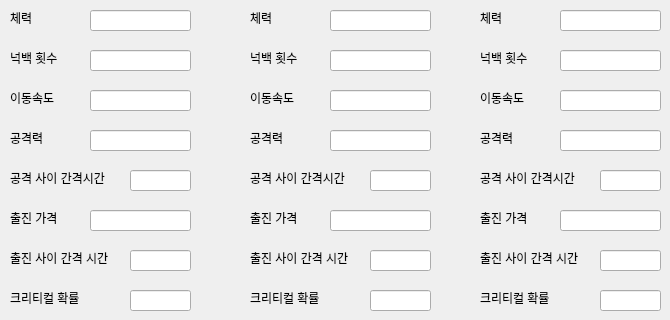
     <widget class="QWidget" name="tab">
      <attribute name="title">
       <string>1진 형태</string>
      </attribute>
      <widget class="QLabel" name="label_5">
       <property name="geometry">
        <rect>
         <x>10</x>
         <y>50</y>
         <width>51</width>
         <height>16</height>
        </rect>
       </property>
       <property name="text">
        <string>넉백 횟수</string>
       </property>
      </widget>
      <widget class="QLineEdit" name="movespeedinput">
       <property name="geometry">
        <rect>
         <x>90</x>
         <y>90</y>
         <width>101</width>
         <height>21</height>
        </rect>
       </property>
      </widget>
      <widget class="QLabel" name="label_6">
       <property name="geometry">
        <rect>
         <x>10</x>
         <y>90</y>
         <width>61</width>
         <height>16</height>
        </rect>
       </property>
       <property name="text">
        <string>이동속도</string>
       </property>
      </widget>
      <widget class="QLineEdit" name="knockbackinput">
       <property name="geometry">
        <rect>
         <x>90</x>
         <y>50</y>
         <width>101</width>
         <height>21</height>
        </rect>
       </property>
      </widget>
      <widget class="QLineEdit" name="healthinput">
       <property name="geometry">
        <rect>
         <x>90</x>
         <y>10</y>
         <width>101</width>
         <height>21</height>
        </rect>
       </property>
      </widget>
      <widget class="QLabel" name="label_7">
       <property name="geometry">
        <rect>
         <x>10</x>
         <y>10</y>
         <width>50</width>
         <height>16</height>
        </rect>
       </property>
       <property name="text">
        <string>체력</string>
       </property>
      </widget>
      <widget class="QLabel" name="label_8">
       <property name="geometry">
        <rect>
         <x>10</x>
         <y>210</y>
         <width>61</width>
         <height>16</height>
        </rect>
       </property>
       <property name="text">
        <string>출진 가격</string>
       </property>
      </widget>
      <widget class="QLabel" name="label_9">
       <property name="geometry">
        <rect>
         <x>10</x>
         <y>170</y>
         <width>111</width>
         <height>16</height>
        </rect>
       </property>
       <property name="text">
        <string>공격 사이 간격시간</string>
       </property>
      </widget>
      <widget class="QLabel" name="label_10">
       <property name="geometry">
        <rect>
         <x>10</x>
         <y>130</y>
         <width>50</width>
         <height>16</height>
        </rect>
       </property>
       <property name="text">
        <string>공격력</string>
       </property>
      </widget>
      <widget class="QLineEdit" name="attackcooltimeinput">
       <property name="geometry">
        <rect>
         <x>130</x>
         <y>170</y>
         <width>61</width>
         <height>21</height>
        </rect>
       </property>
      </widget>
      <widget class="QLineEdit" name="gocostinput">
       <property name="geometry">
        <rect>
         <x>90</x>
         <y>210</y>
         <width>101</width>
         <height>21</height>
        </rect>
       </property>
      </widget>
      <widget class="QLineEdit" name="attackpowerinput">
       <property name="geometry">
        <rect>
         <x>90</x>
         <y>130</y>
         <width>101</width>
         <height>21</height>
        </rect>
       </property>
      </widget>
      <widget class="QLineEdit" name="gocooltimeinput">
       <property name="geometry">
        <rect>
         <x>130</x>
         <y>250</y>
         <width>61</width>
         <height>21</height>
        </rect>
       </property>
      </widget>
      <widget class="QLabel" name="label_11">
       <property name="geometry">
        <rect>
         <x>10</x>
         <y>250</y>
         <width>111</width>
         <height>16</height>
        </rect>
       </property>
       <property name="text">
        <string>출진 사이 간격 시간</string>
       </property>
      </widget>
      <widget class="QLineEdit" name="criticalpercentinput">
       <property name="geometry">
        <rect>
         <x>130</x>
         <y>290</y>
         <width>61</width>
         <height>21</height>
        </rect>
       </property>
      </widget>
      <widget class="QLabel" name="label_12">
       <property name="geometry">
        <rect>
         <x>10</x>
         <y>290</y>
         <width>91</width>
         <height>16</height>
        </rect>
       </property>
       <property name="text">
        <string>크리티컬 확률</string>
       </property>
      </widget>
      <widget class="QLineEdit" name="criticalpercentinput_2">
       <property name="geometry">
        <rect>
         <x>370</x>
         <y>290</y>
         <width>61</width>
         <height>21</height>
        </rect>
       </property>
      </widget>
      <widget class="QLineEdit" name="gocostinput_2">
       <property name="geometry">
        <rect>
         <x>330</x>
         <y>210</y>
         <width>101</width>
         <height>21</height>
        </rect>
       </property>
      </widget>
      <widget class="QLabel" name="label_29">
       <property name="geometry">
        <rect>
         <x>250</x>
         <y>210</y>
         <width>61</width>
         <height>16</height>
        </rect>
       </property>
       <property name="text">
        <string>출진 가격</string>
       </property>
      </widget>
      <widget class="QLabel" name="label_30">
       <property name="geometry">
        <rect>
         <x>250</x>
         <y>90</y>
         <width>61</width>
         <height>16</height>
        </rect>
       </property>
       <property name="text">
        <string>이동속도</string>
       </property>
      </widget>
      <widget class="QLabel" name="label_31">
       <property name="geometry">
        <rect>
         <x>250</x>
         <y>50</y>
         <width>51</width>
         <height>16</height>
        </rect>
       </property>
       <property name="text">
        <string>넉백 횟수</string>
       </property>
      </widget>
      <widget class="QLabel" name="label_32">
       <property name="geometry">
        <rect>
         <x>250</x>
         <y>10</y>
         <width>50</width>
         <height>16</height>
        </rect>
       </property>
       <property name="text">
        <string>체력</string>
       </property>
      </widget>
      <widget class="QLineEdit" name="knockbackinput_2">
       <property name="geometry">
        <rect>
         <x>330</x>
         <y>50</y>
         <width>101</width>
         <height>21</height>
        </rect>
       </property>
      </widget>
      <widget class="QLineEdit" name="gocooltimeinput_2">
       <property name="geometry">
        <rect>
         <x>370</x>
         <y>250</y>
         <width>61</width>
         <height>21</height>
        </rect>
       </property>
      </widget>
      <widget class="QLabel" name="label_33">
       <property name="geometry">
        <rect>
         <x>250</x>
         <y>290</y>
         <width>91</width>
         <height>16</height>
        </rect>
       </property>
       <property name="text">
        <string>크리티컬 확률</string>
       </property>
      </widget>
      <widget class="QLabel" name="label_34">
       <property name="geometry">
        <rect>
         <x>250</x>
         <y>170</y>
         <width>111</width>
         <height>16</height>
        </rect>
       </property>
       <property name="text">
        <string>공격 사이 간격시간</string>
       </property>
      </widget>
      <widget class="QLineEdit" name="movespeedinput_2">
       <property name="geometry">
        <rect>
         <x>330</x>
         <y>90</y>
         <width>101</width>
         <height>21</height>
        </rect>
       </property>
      </widget>
      <widget class="QLineEdit" name="healthinput_2">
       <property name="geometry">
        <rect>
         <x>330</x>
         <y>10</y>
         <width>101</width>
         <height>21</height>
        </rect>
       </property>
      </widget>
      <widget class="QLabel" name="label_35">
       <property name="geometry">
        <rect>
         <x>250</x>
         <y>130</y>
         <width>50</width>
         <height>16</height>
        </rect>
       </property>
       <property name="text">
        <string>공격력</string>
       </property>
      </widget>
      <widget class="QLineEdit" name="attackcooltimeinput_2">
       <property name="geometry">
        <rect>
         <x>370</x>
         <y>170</y>
         <width>61</width>
         <height>21</height>
        </rect>
       </property>
      </widget>
      <widget class="QLineEdit" name="attackpowerinput_2">
       <property name="geometry">
        <rect>
         <x>330</x>
         <y>130</y>
         <width>101</width>
         <height>21</height>
        </rect>
       </property>
      </widget>
      <widget class="QLabel" name="label_36">
       <property name="geometry">
        <rect>
         <x>250</x>
         <y>250</y>
         <width>111</width>
         <height>16</height>
        </rect>
       </property>
       <property name="text">
        <string>출진 사이 간격 시간</string>
       </property>
      </widget>
      <widget class="QLabel" name="label_69">
       <property name="geometry">
        <rect>
         <x>480</x>
         <y>50</y>
         <width>51</width>
         <height>16</height>
        </rect>
       </property>
       <property name="text">
        <string>넉백 횟수</string>
       </property>
      </widget>
      <widget class="QLineEdit" name="healthinput_19">
       <property name="geometry">
        <rect>
         <x>560</x>
         <y>10</y>
         <width>101</width>
         <height>21</height>
        </rect>
       </property>
      </widget>
      <widget class="QLabel" name="label_70">
       <property name="geometry">
        <rect>
         <x>480</x>
         <y>210</y>
         <width>61</width>
         <height>16</height>
        </rect>
       </property>
       <property name="text">
        <string>출진 가격</string>
       </property>
      </widget>
      <widget class="QLineEdit" name="attackcooltimeinput_7">
       <property name="geometry">
        <rect>
         <x>600</x>
         <y>170</y>
         <width>61</width>
         <height>21</height>
        </rect>
       </property>
      </widget>
      <widget class="QLineEdit" name="gocooltimeinput_7">
       <property name="geometry">
        <rect>
         <x>600</x>
         <y>250</y>
         <width>61</width>
         <height>21</height>
        </rect>
       </property>
      </widget>
      <widget class="QLabel" name="label_71">
       <property name="geometry">
        <rect>
         <x>480</x>
         <y>290</y>
         <width>91</width>
         <height>16</height>
        </rect>
       </property>
       <property name="text">
        <string>크리티컬 확률</string>
       </property>
      </widget>
      <widget class="QLineEdit" name="knockbackinput_11">
       <property name="geometry">
        <rect>
         <x>560</x>
         <y>50</y>
         <width>101</width>
         <height>21</height>
        </rect>
       </property>
      </widget>
      <widget class="QLabel" name="label_72">
       <property name="geometry">
        <rect>
         <x>480</x>
         <y>130</y>
         <width>50</width>
         <height>16</height>
        </rect>
       </property>
       <property name="text">
        <string>공격력</string>
       </property>
      </widget>
      <widget class="QLabel" name="label_73">
       <property name="geometry">
        <rect>
         <x>480</x>
         <y>170</y>
         <width>111</width>
         <height>16</height>
        </rect>
       </property>
       <property name="text">
        <string>공격 사이 간격시간</string>
       </property>
      </widget>
      <widget class="QLabel" name="label_74">
       <property name="geometry">
        <rect>
         <x>480</x>
         <y>10</y>
         <width>50</width>
         <height>16</height>
        </rect>
       </property>
       <property name="text">
        <string>체력</string>
       </property>
      </widget>
      <widget class="QLineEdit" name="gocostinput_7">
       <property name="geometry">
        <rect>
         <x>560</x>
         <y>210</y>
         <width>101</width>
         <height>21</height>
        </rect>
       </property>
      </widget>
      <widget class="QLineEdit" name="criticalpercentinput_7">
       <property name="geometry">
        <rect>
         <x>600</x>
         <y>290</y>
         <width>61</width>
         <height>21</height>
        </rect>
       </property>
      </widget>
      <widget class="QLabel" name="label_75">
       <property name="geometry">
        <rect>
         <x>480</x>
         <y>250</y>
         <width>111</width>
         <height>16</height>
        </rect>
       </property>
       <property name="text">
        <string>출진 사이 간격 시간</string>
       </property>
      </widget>
      <widget class="QLineEdit" name="attackpowerinput_7">
       <property name="geometry">
        <rect>
         <x>560</x>
         <y>130</y>
         <width>101</width>
         <height>21</height>
        </rect>
       </property>
      </widget>
      <widget class="QLineEdit" name="movespeedinput_7">
       <property name="geometry">
        <rect>
         <x>560</x>
         <y>90</y>
         <width>101</width>
         <height>21</height>
        </rect>
       </property>
      </widget>
      <widget class="QLabel" name="label_76">
       <property name="geometry">
        <rect>
         <x>480</x>
         <y>90</y>
         <width>61</width>
         <height>16</height>
        </rect>
       </property>
       <property name="text">
        <string>이동속도</string>
       </property>
      </widget>
     </widget>
